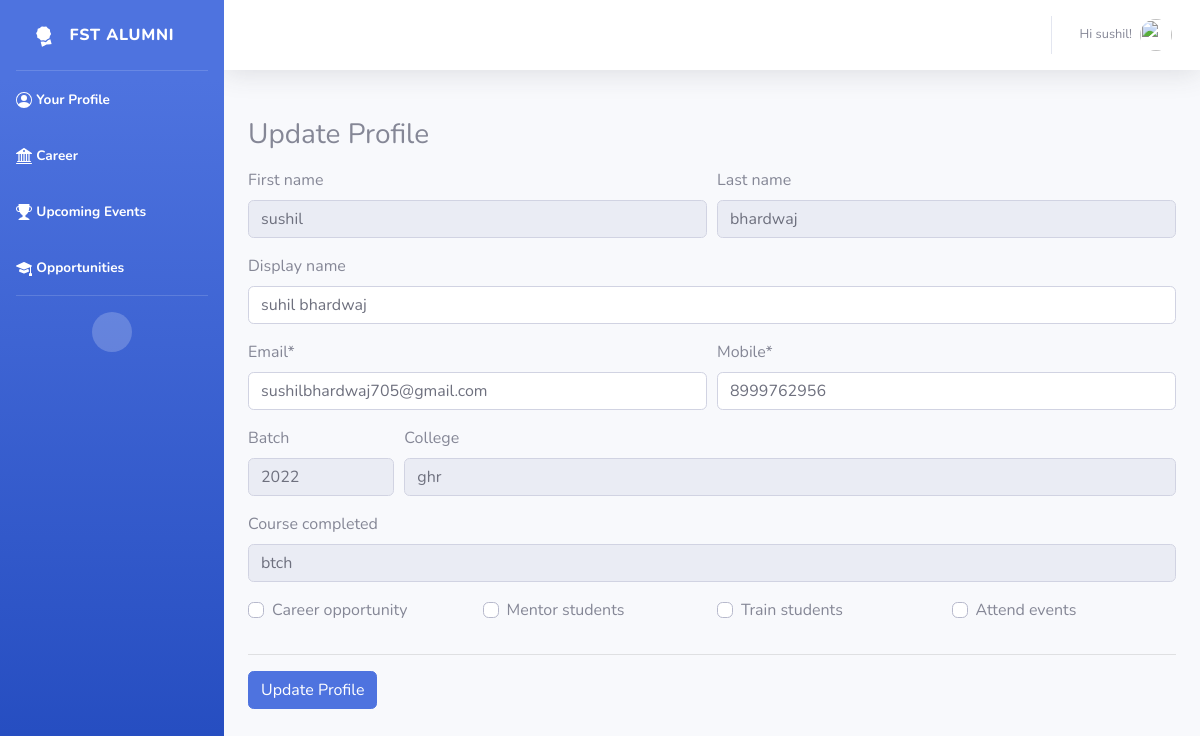
The app's page /profile/updateprofile/2/ (signed in) with its own data.
### accounts/models.py (models this page shows, shortened)
class User(AbstractBaseUser, PermissionsMixin):
    email = models.EmailField(max_length=254, unique=True)
    is_staff = models.BooleanField(default=False)
    is_superuser = models.BooleanField(default=False)
    is_active = models.BooleanField(default=True)
    last_login = models.DateTimeField(null=True, blank=True)
    date_joined = models.DateTimeField(auto_now_add=True)
    first_name = models.CharField(max_length=254, null=True, blank=True)
    last_name = models.CharField(max_length=254, null=True, blank=True)
    display_name = models.CharField(max_length=254, null=True, blank=True)
    batch = models.CharField(max_length=254, null=True, blank=True)
    college = models.CharField(max_length=254, null=True, blank=True)
    course_completed = models.CharField(max_length=254, null=True, blank=True)
    course_complete_start = models.DateField(blank=True, null=True)
    course_complete_end = models.DateField(blank=True, null=True)
    mobile = models.CharField(max_length=10)
    career_opportunity = models.BooleanField(default=False)
    mentor_students = models.BooleanField(default=False)
    train_students = models.BooleanField(default=False)
    attend_events = models.BooleanField(default=False)
    show_certificate = models.BooleanField(default=True)
    USERNAME_FIELD = 'email'
    EMAIL_FIELD = 'email'
    REQUIRED_FIELDS = []
    objects = UserManager()

### alumni/views.py (the view, shortened to what this page needs)
class UpdateProfile(LoginRequiredMixin, UpdateView):
    model = User
    form_class = ProfileForm
    template_name = 'editprofile.html'
    success_url = reverse_lazy('profile')

### templates/editprofile.html (shortened to what this page needs)
{% extends 'blank.html' %}
{%load static%}
{% load crispy_forms_tags %}
{%block body %}
<div class="container pt-5">
  {% crispy form %}
</div>
{% endblock %}

### templates/blank.html (shortened to what this page needs)
{% load static %}
<!DOCTYPE html>
<html lang="en">
<head>
    <link href="{% static 'vendor/fontawesome-free/css/all.min.css' %}" rel="stylesheet" type="text/css">
    <link href="{% static 'css/sb-admin-2.min.css' %}" rel="stylesheet">
</head>
<body id="page-top">
    <div id="wrapper">
        <ul class="navbar-nav bg-gradient-primary sidebar sidebar-dark accordion" id="accordionSidebar">
            <a class="sidebar-brand d-flex align-items-center justify-content-center" href="{% url 'profile' %}">
                <div class="sidebar-brand-icon rotate-n-15">
                </div>
                <div class="sidebar-brand-text mx-3">FST Alumni</div>
            </a>
            <hr class="sidebar-divider my-0">
            <li class="nav-item active">
                <a class="nav-link" href="{% url 'profile' %}">
                    <span>Your Profile</span></a>
            </li>
            <li class="nav-item active">
                <a class="nav-link" href="{% url 'career' %}">
                    <span>Career</span></a>
            </li>
            <li class="nav-item active">
                <a class="nav-link" href="{% url 'events' %}">
                    <span>Upcoming Events</span></a>
            </li>
            <li class="nav-item active">
                <a class="nav-link" href="{% url 'opportunities' %}">
                    <span>Opportunities</span></a>
            </li>
            <hr class="sidebar-divider">
            <div class="text-center d-none d-md-inline">
                <button class="rounded-circle border-0" id="sidebarToggle"></button>
            </div>
        </ul>
        <div id="content-wrapper" class="d-flex flex-column">
            <div id="content">
                <nav class="navbar navbar-expand navbar-light bg-white topbar  static-top shadow">
                    <ul class="navbar-nav ml-auto">
                        <li class="nav-item dropdown no-arrow">
                            <a class="nav-link dropdown-toggle" href="#" id="userDropdown" role="button"
                                data-toggle="dropdown" aria-haspopup="true" aria-expanded="false">
                                {% if user.is_authenticated %}
                                <span class="mr-2 d-none d-lg-inline text-gray-600 small">Hi {{ user.first_name }}!</span>
                                {% endif %}
                                <img class="img-profile rounded-circle"
                                    src="{% static 'img/undraw_profile.svg' %}">
                            </a>
                        </li>
                    </ul>
                </nav>
            {% block body %}{% endblock body %}
            </div>
        </div>
    </div>
</body>
</html>

### records on screen
User: first_name "sushil", last_name "bhardwaj", display_name "suhil bhardwaj", email "sushilbhardwaj705@gmail.com", mobile "8999762956", batch "2022", college "ghr", course_completed "btch"
